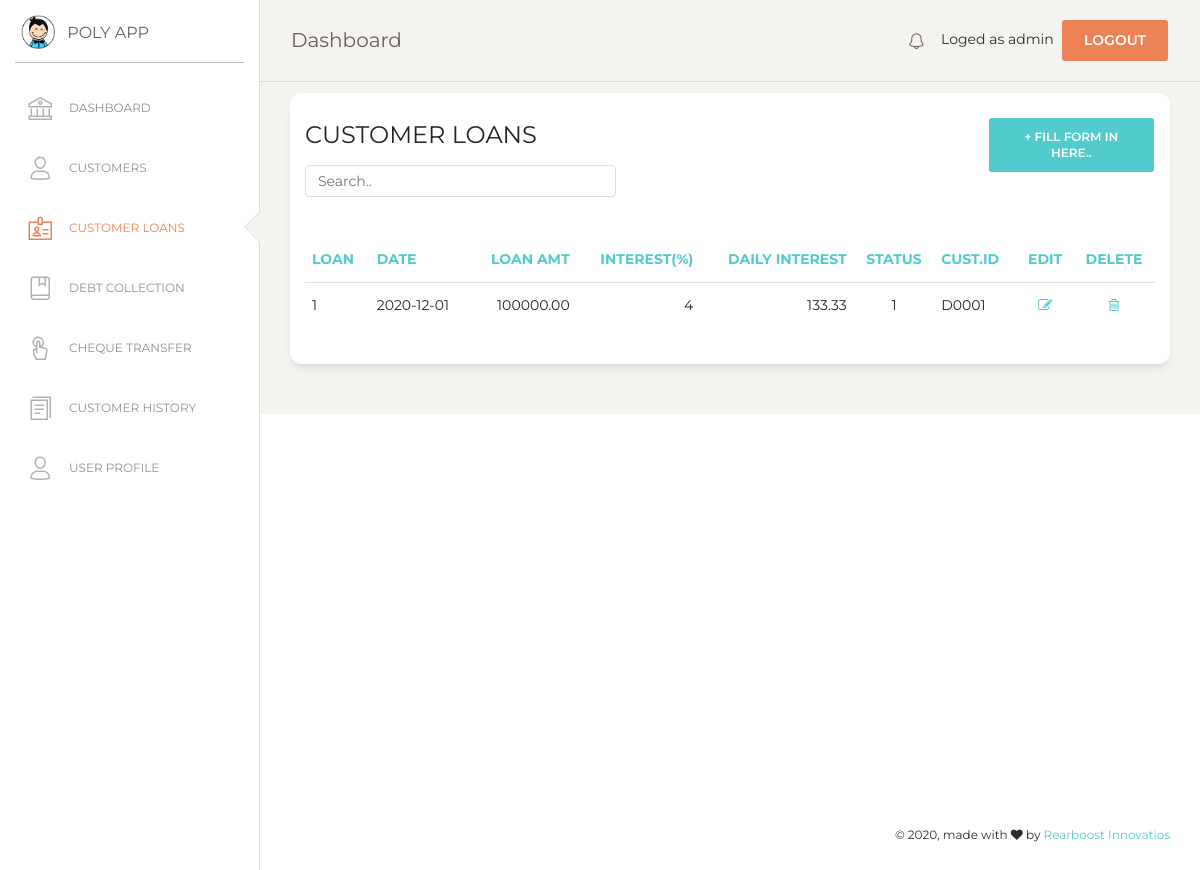
/customer_loan.php (signed in), run on the app's committed database.
### tables this page shows
CREATE TABLE `loan` (
  `loan_no` int(7) NOT NULL,
  `l_date` date NOT NULL,
  `amount` double(10,2) NOT NULL,
  `interest` int(5) NOT NULL,
  `value_of_interest` double NOT NULL,
  `cust_id` varchar(10) NOT NULL,
  `l_status` tinyint(4) NOT NULL
);

### customer_loan.php (the view, shortened to what this page needs)
<?php
if (!isset($_SESSION['loged_user'])) {
    header('location: login.php');
}else {
$con = mysqli_connect(DB_HOSTNAME,DB_USERNAME,DB_PASSWORD);
mysqli_select_db($con,DB_NAME);
?>
<!DOCTYPE html>
<html lang="en">
<head>
  <link href="https://maxcdn.bootstrapcdn.com/font-awesome/latest/css/font-awesome.min.css" rel="stylesheet">
  <link href="assets/css/bootstrap.min.css" rel="stylesheet" />
  <link href="assets/css/paper-dashboard.css?v=2.0.1" rel="stylesheet" />
  <link href="assets/demo/demo.css" rel="stylesheet" />
</head>
<body class="">
  <div class="wrapper ">
    <div class="sidebar" data-color="white" data-active-color="danger">
      <div class="logo">
        <a href="#" class="simple-text logo-mini">
          <div class="logo-image-small">
            <img src="assets/img/logo-small.png">
          </div>
        </a>
        <a href="#" class="simple-text logo-normal">
          POLY APP
        </a>
      </div>
      <div class="sidebar-wrapper">
        <ul class="nav">
          <li>
            <a href="index">
              <i class="nc-icon nc-bank"></i>
              <p>DASHBOARD</p>
            </a>
          </li>
          <li>
            <a href="customer">
              <i class="nc-icon nc-single-02"></i>
              <p>CUSTOMERS</p>
            </a>
          </li>
          <li class="active">
            <a href="customer_loan">
              <i class="nc-icon nc-badge"></i>
              <p>CUSTOMER LOANS</p>
            </a>
          </li>
          <li>
            <a href="debt_collection">
              <i class="nc-icon nc-book-bookmark"></i>
              <p>DEBT COLLECTION</p>
            </a>
          </li>
          <li>
            <a href="cheque_transfer">
              <i class="nc-icon nc-tap-01"></i>
              <p>CHEQUE TRANSFER</p>
            </a>
          </li>
          <li>
            <a href="report">
              <i class="nc-icon nc-single-copy-04"></i>
              <p>CUSTOMER HISTORY</p>
            </a>
          </li>
          <li>
            <a href="user">
              <i class="nc-icon nc-single-02"></i>
              <p>USER PROFILE</p>
            </a>
          </li>
        </ul>
      </div>
    </div>
    <div class="main-panel">
      <?php include('include/nav.php');  ?>
      <div class="content">
      <div class="row">
          <div class="col-md-12">
            <div class="card">
              <div class="row">
              <div class="col-md-9">
              <div class="card-header">
                <h4 class="card-title"> CUSTOMER LOANS</h4>
                <input class="form-control myInput" id="myInput" type="text" placeholder="Search..">
              </div>
              </div>
              <div class="col-md-3">
                 <div class="card-header">
                    <button type="button" class="btn btn-primary add-btn" data-toggle="modal" data-target="#Form1">+ Fill Form in here..
                    </button>
                 </div>
              </div>
              </div>
              <div class="card-body">
              </div>
              <div class="card-body">
                <div class="table-responsive">
                  <table class="table" id="myTable">
                    <thead class="text-primary">
                      <th>                      Loan</th>
                      <th>                      Date</th>
                      <th class="text-right">   Loan Amt</th>
                      <th class="text-right">   Interest(%)</th>
                      <th class="text-right">   Daily Interest</th>
                      <th class="text-center">  Status</th>
                      <th>                      cust.ID</th>
                      <th class="text-center">  Edit 				</th>
                      <th class="text-center">  Delete 			</th>
                    </thead>
                    <tbody>
                      <?php
                      $sql=mysqli_query($con,"SELECT * FROM loan");
                      $numRows = mysqli_num_rows($sql);
                      if($numRows > 0) {
                        while($row = mysqli_fetch_assoc($sql)) {
                          ?>
                          <tr>
                            <td>                      <?php echo $row['loan_no'] ?>  </td>
                            <td>                      <?php echo $row['l_date'] ?>   </td>
                            <td class="text-right">   <?php echo $row['amount'] ?>   </td>
                            <td class="text-right">   <?php echo $row['interest'] ?> </td>
                            <td class="text-right">   <?php echo $row['value_of_interest'] ?> </td>
                            <td class="text-center">  <?php echo $row['l_status'] ?> </td>
                            <td>                      <?php echo $row['cust_id'] ?>  </td>
                            <td class="text-center">
                              <a href="#" onclick="editView(<?php echo $row['loan_no']; ?>)" name="edit">
                              <i class="fa fa-pencil-square-o" aria-hidden="true"></i></a>
                            </td>
                            <td class="text-center">
                              <a href="#" onclick="confirmation('event','<?php echo $row['loan_no']; ?>')"  name="delete">
                              <i class="fa fa-trash-o" aria-hidden="true"></i></a>
                            </td>
                          </tr>
                    </tbody>
                           <?php
                        }
                      }
                    ?>
                    </table>
                </div>
              </div>
              </div>
            </div>
          </div>
          </div>
        </div>
        </div>
       <?php include('include/footer.php');  ?>
</body>
</html>
<?php
}
?>

### assets/demo/demo.css (style rules this page uses)
.add-btn { float: right !important; }
.myInput { width: 50% !important; }

### data on the page
loan: loan_no "1", l_date "2020-12-01", amount "100000.00", interest "4", value_of_interest "133.33", l_status "1", cust "D0001"

### other printed values
$_SESSION['loged_user'] "admin"
